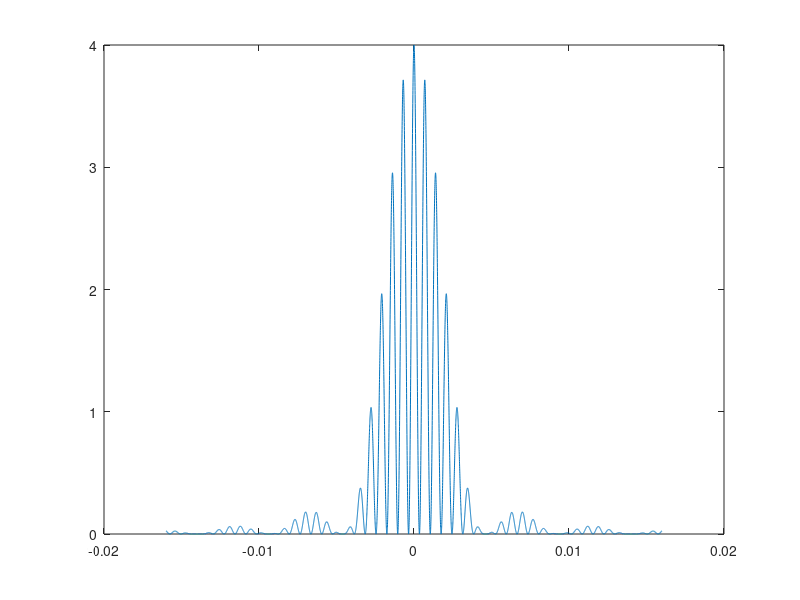

Write MATLAB code to recreate this figure.
lambda = 700e-9;

N = 2;

b = .15e-3;
a =  1e-3;

range = linspace(-16e-3, 16e-3, 1e4);

bet = pi*b/lambda.*sin(range);
al = pi*a/lambda.*sin(range);

y = (sin(bet)./bet).^2.*(sin(N*al)./sin(al)).^2;

plot(range, y)